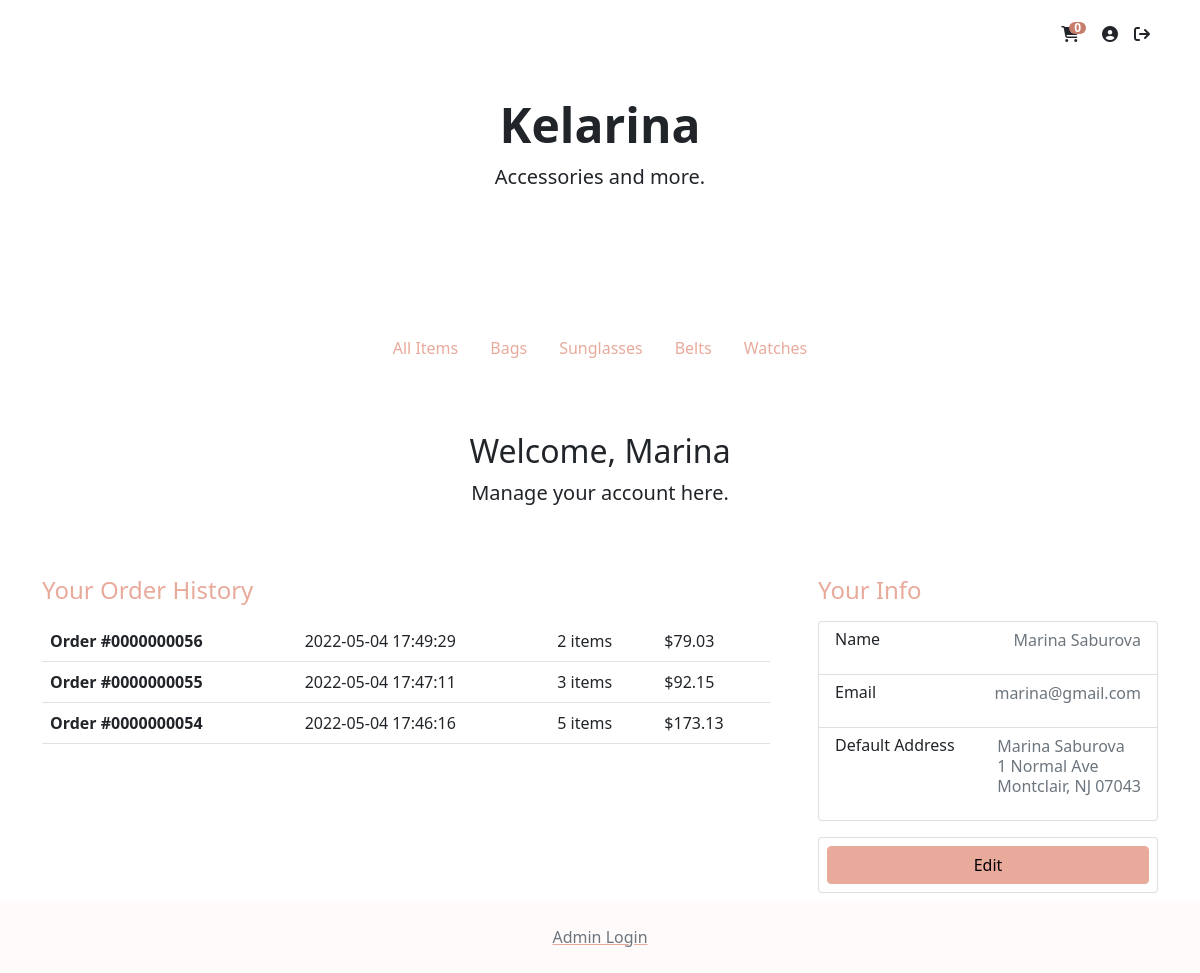
/?action=account (signed in), run on an earlier commit of the app's database.
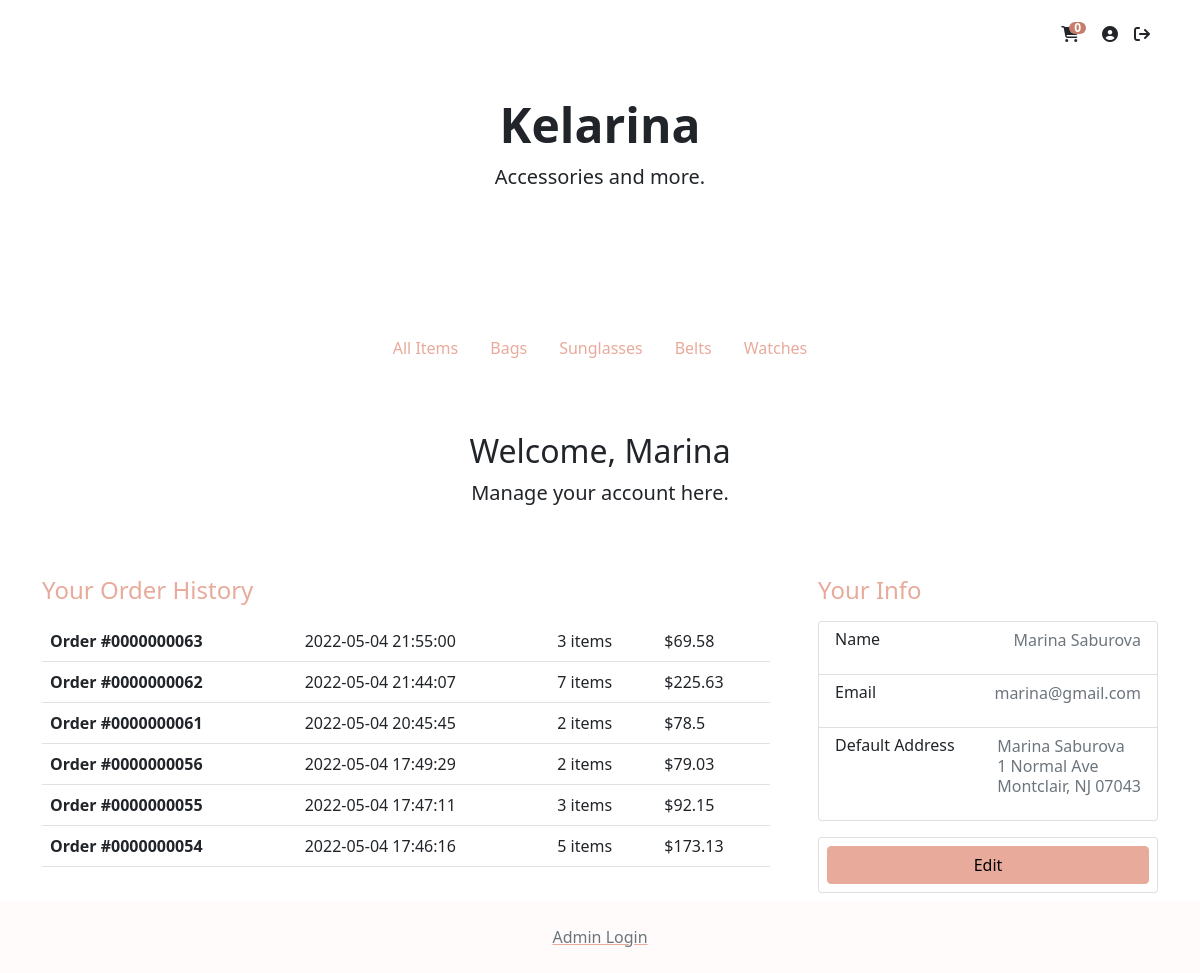
And on a later commit of the database.
### tables this page shows
CREATE TABLE `orders` (
  `orderID` int(10) UNSIGNED ZEROFILL NOT NULL,
  `customerID` int(10) UNSIGNED ZEROFILL DEFAULT NULL,
  `email` varchar(60) NOT NULL,
  `itemsPrice` decimal(7,2) UNSIGNED NOT NULL,
  `shipping` decimal(4,2) UNSIGNED NOT NULL,
  `tax` decimal(4,2) UNSIGNED NOT NULL,
  `status` varchar(15) NOT NULL,
  `timePlaced` timestamp NOT NULL DEFAULT current_timestamp(),
  `shipFirstName` varchar(30) NOT NULL,
  `shipLastName` varchar(30) NOT NULL,
  `shipStreet` varchar(30) NOT NULL,
  `shipStreet2` varchar(30) DEFAULT NULL,
  `shipCity` varchar(30) NOT NULL,
  `shipState` char(2) NOT NULL,
  `shipZip` int(5) UNSIGNED ZEROFILL NOT NULL
);

### function/customer-db.php (called while the page is built, shortened)
<?php
function getCustomerData($customerID)
{
    global $db;
    $query = 'SELECT * FROM `customer` WHERE `customerID` = :customerID';
    $statement = $db->prepare($query);
    $statement->bindValue(':customerID', $customerID);
    $statement->execute();
    $customer = $statement->fetch();
    return $customer;
}
function getOrderHistory($customerID)
{
    global $db;
    $query = 'SELECT * FROM `orders` WHERE `customerID` = :customerID ORDER BY `timePlaced` DESC';
    $statement = $db->prepare($query);
    $statement->bindValue(':customerID', $customerID);
    $statement->execute();
    $orders = $statement->fetchAll();
    return $orders;
}
function getOrderItems($orderID)
{
    global $db;
    $query = 'SELECT `order_items`.*, `item`.`name` FROM `order_items` INNER JOIN `item` ON `order_items`.`itemID` = `item`.`itemID`  WHERE `orderID` = :orderID';
    $statement = $db->prepare($query);
    $statement->bindValue(':orderID', $orderID);
    $statement->execute();
    $items = $statement->fetchAll();
    return $items;
}
function getOrderQuantity($orderID)
{
    $items = getOrderItems($orderID);
    $quantity = 0;
    foreach ($items as $item) {
        $quantity += $item['quantity'];
    }
    return $quantity;
}

### page/account.php (the view, shortened to what this page needs)
<?php
include('view/header.php');
include('view/navigation.php');
?>
<div class="container">
    <main>
        <div class="py-5 text-center">
            <h2>Welcome, <?php echo $info['firstName'] ?></h2>
            <p class="lead">Manage your account here.</p>
        </div>
        <div class="row g-5">
            <div class="col-md-5 col-lg-4 order-md-last">
                <div class="sticky-top" style="top:72px; z-index: 1018">
                    <h4 class="d-flex justify-content-between align-items-center mb-3 pt-1">
                        <span class="text-primary">Your Info</span>
                    </h4>
                    <ul class="list-group mb-3">
                        <li class="list-group-item d-flex justify-content-between lh-sm pb-4">
                            <div>
                                <h6 class="my-0">Name</h6>
                            </div>
                            <span class="text-muted"><?php echo $info['firstName'] . ' ' . $info['lastName'] ?></span>
                        </li>
                        <li class="list-group-item d-flex justify-content-between lh-sm pb-4">
                            <div>
                                <h6 class="my-0">Email</h6>
                            </div>
                            <span class="text-muted"><?php echo $info['email'] ?></span>
                        </li>
                        <li class="list-group-item d-flex justify-content-between lh-sm  pb-4">
                            <div>
                                <h6 class="my-0">Default Address</h6>
                            </div>
                            <span class="text-muted">
                                <?php
                                if (isset($info['shipStreet'])) {
                                    echo $info['firstName'] . ' ' . $info['lastName'] . '</br>';
                                    echo $info['shipStreet'] . '</br>';
                                    echo $info['shipCity'] . ', ';
                                    echo $info['shipState'] . ' ';
                                    echo $info['shipZip'];
                                } else {
                                    echo 'not set';
                                }
                                ?>
                            </span>
                        </li>
                    </ul>
                    <form class="card p-2" action=".#view">
                        <div class="input-group">
                            <button class="w-100 btn btn-primary" type="submit">Edit</button>
                        </div>
                    </form>
                </div>
            </div>
            <div class="col-md-7 col-lg-8">
                <h4 class="mb-3 text-primary pt-1">Your Order History</h4>
                <table class="table">
                    <tbody>
                        <?php
                        foreach ($orders as $order) {
                            $totalPrice = $order['itemsPrice'] + $order['shipping'] + $order['tax'];
                        ?>
                            <tr>
                                <th scope="row"> <a href=".?action=order-details&orderid=<?php echo $order['orderID'] ?>#view" class="text-reset text-decoration-none">
                                        Order #<?php echo $order['orderID'] ?></a>
                                <td><?php echo $order['timePlaced'] ?></td>
                                <td><?php echo getOrderQuantity($order['orderID']) ?> items </td>
                                <td>$<?php echo $totalPrice ?></td>
                            </tr>
                        <?php
                        }
                        ?>
                    </tbody>
                </table>
            </div>
        </div>
    </main>
</div>
<?php
include 'view/footer.php';
?>

What changed in the data, as far as the page shows it:
added orders: orderID "0000000063", timePlaced "2022-05-04 21:55:00", orderID "3", totalPrice "69.58"
added orders: orderID "0000000062", timePlaced "2022-05-04 21:44:07", orderID "7", totalPrice "225.63"
added orders: orderID "0000000061", timePlaced "2022-05-04 20:45:45", orderID "2", totalPrice "78.5"
